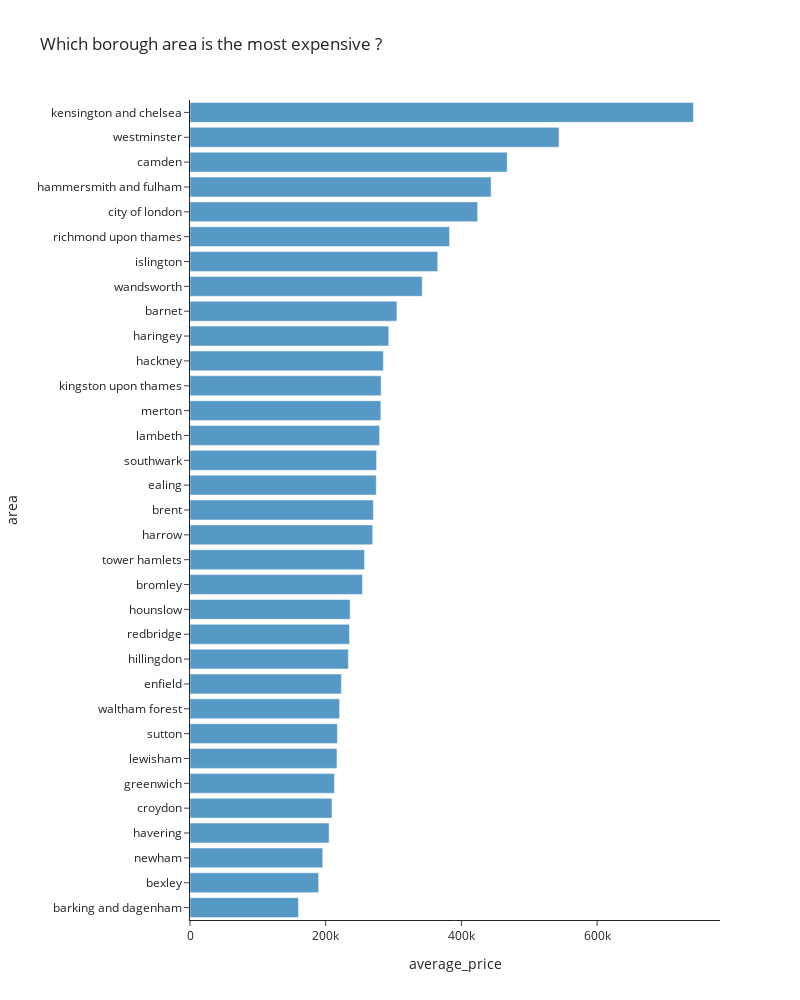

This figure's notebook cell:
### Code cell
# Look into mean average price houses in each area of borough
df_boroughs = df_clean[df['borough_flag'] == 1]
df_boroughs_mean = round(df_boroughs.groupby('area')['average_price'].mean(),2).sort_values().to_frame().reset_index()

# plotting the bar chart
fig = px.bar(df_boroughs_mean, x="average_price", y="area", template = 'simple_white', title ='Which borough area is the most expensive ?',
              width=800, height=1000 , orientation = 'h' )
fig.update_traces(opacity=0.75)
fig.show()

### Figure 1 — Plotly figure (JSON) as saved in the notebook; plotly's stock layout.template omitted (floating-point values rounded to 4 significant figures)
{"data": [{"alignmentgroup": "True", "hovertemplate": "average_price=%{x}<br>area=%{y}<extra></extra>", "legendgroup": "", "marker": {"color": "#1F77B4", "pattern": {"shape": ""}}, "name": "", "offsetgroup": "", "opacity": 0.75, "orientation": "h", "showlegend": false, "textposition": "auto", "type": "bar", "x": [159900.0, 189600.0, 195600.0, 205000.0, 209300.0, 213100.0, 216600.0, 217300.0, 220400.0, 223100.0, 233400.0, 235100.0, 236000.0, 254200.0, 257300.0, 269200.0, 270300.0, 274500.0, 275000.0, 279400.0, 281300.0, 281700.0, 285000.0, 293000.0, 305000.0, 342300.0, 365200.0, 382600.0, 423900.0, 443800.0, 467500.0, 543900.0, 742100.0], "xaxis": "x", "y": ["barking and dagenham", "bexley", "newham", "havering", "croydon", "greenwich", "lewisham", "sutton", "waltham forest", "enfield", "hillingdon", "redbridge", "hounslow", "bromley", "tower hamlets", "harrow", "brent", "ealing", "southwark", "lambeth", "merton", "kingston upon thames", "hackney", "haringey", "barnet", "wandsworth", "islington", "richmond upon thames", "city of london", "hammersmith and fulham", "camden", "westminster", "kensington and chelsea"], "yaxis": "y"}], "layout": {"barmode": "relative", "height": 1000, "legend": {"tracegroupgap": 0}, "title": {"text": "Which borough area is the most expensive ?"}, "width": 800, "xaxis": {"anchor": "y", "domain": [0, 1], "title": {"text": "average_price"}}, "yaxis": {"anchor": "x", "domain": [0, 1], "title": {"text": "area"}}}}
